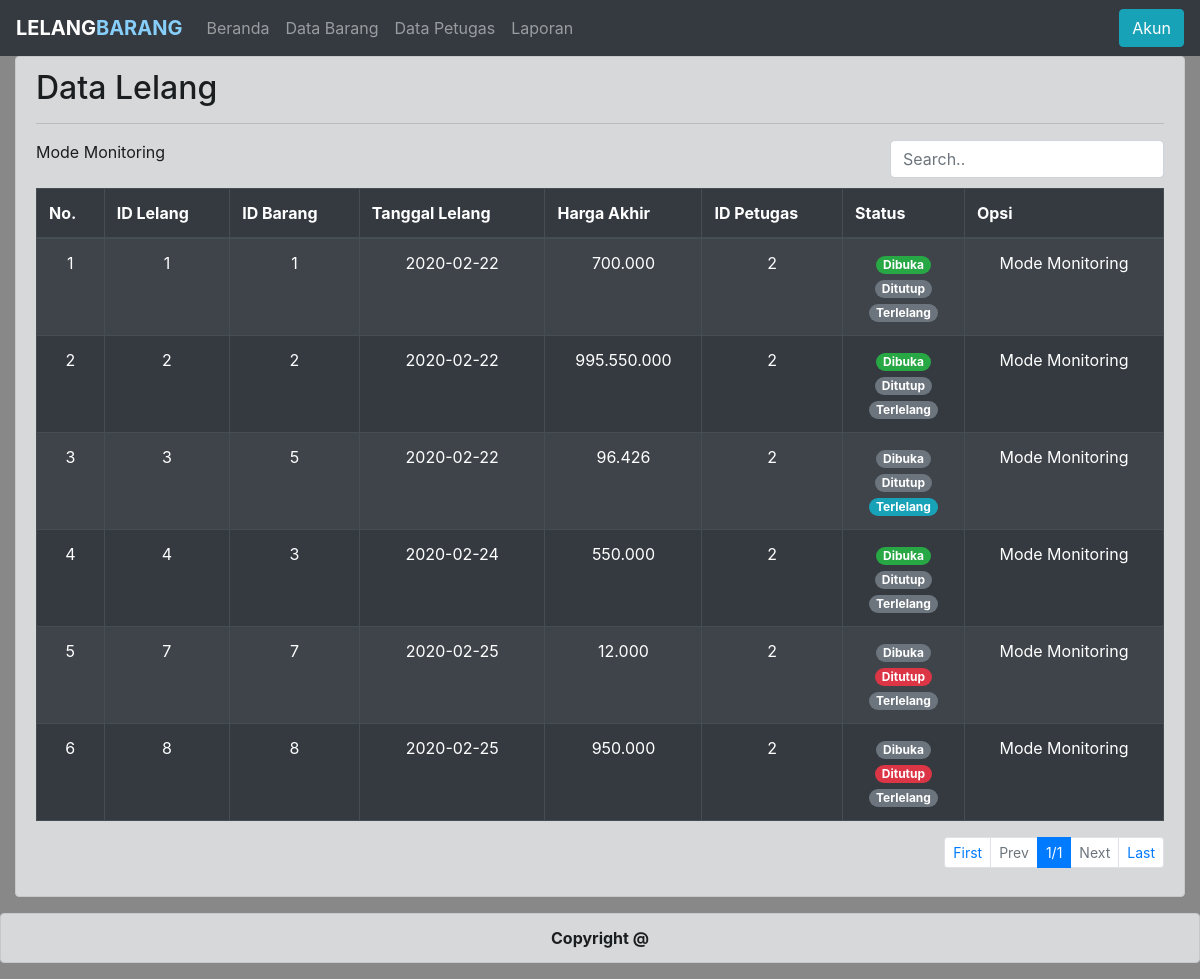
The page /petugas/index.php (signed in) on the database its author committed.
### tables this page shows
CREATE TABLE IF NOT EXISTS `tb_lelang` (
`id_lelang` int(11) NOT NULL,
  `id_barang` int(11) NOT NULL,
  `tgl_lelang` date NOT NULL,
  `harga_akhir` int(20) NOT NULL,
  `id_user` int(11) NOT NULL,
  `id_petugas` int(11) NOT NULL,
  `status` enum('dibuka','ditutup','terlelang') NOT NULL
);

### petugas/table_databarang.php (the view, shortened to what this page needs)
<div class="table-responsive">
					<table class="table table-bordered table-dark table-striped">
						<thead>
							<tr>
								<th>No.</th>
								<th>ID Lelang</th>
								<th>ID Barang</th>
								<th>Tanggal Lelang</th>
								<th>Harga Akhir</th>
								<th>ID Petugas</th>
								<th>Status</th>
								<th>Opsi</th>
							</tr>
						</thead>
						<tbody id="barang">
							<?php
								if(isset($_GET['nohal']))
								{
									$nohal=$_GET['nohal'];
								}
								else
								{
									$nohal=1;
								}
								$jumkon=20;
								$offset=($nohal-1)*$jumkon;
								$no=1;
								$sqla="SELECT * FROM tb_lelang LIMIT $offset, $jumkon";
								$querya=mysqli_query($conn,$sqla);
								while($dataa=mysqli_fetch_array($querya))
								{
							?>
							<tr class="text-center">
								<td><?php echo $no; ?></td>
								<td><?php echo $dataa['id_lelang']; ?></td>
								<td><?php echo $dataa['id_barang']; ?></td>
								<td><?php echo $dataa['tgl_lelang']; ?></td>
								<td><?php echo number_format($dataa['harga_akhir'], 0, '','.'); ?></td>
								<td><?php echo $dataa['id_petugas']; ?></td>
								<td>
									<?php
										if($level==2)
										{
											$id_lelang=$dataa['id_lelang'];
											if($dataa['status']=="dibuka")
											{
												echo '<a href="#" class="badge badge-pill badge-success">Dibuka</a><br>';
												echo '<a href="status_lelang.php?id_lelang='.$id_lelang.'&status=ditutup" class="badge badge-pill badge-secondary">Ditutup</a><br>';
												echo '<a href="status_lelang.php?id_lelang='.$id_lelang.'&status=terlelang" class="badge badge-pill badge-secondary">Terlelang</a>';
											}
											else if($dataa['status']=="terlelang")
											{
												echo '<a href="status_lelang.php?id_lelang='.$id_lelang.'&status=dibuka" class="badge badge-pill badge-secondary">Dibuka</a><br>';
												echo '<a href="status_lelang.php?id_lelang='.$id_lelang.'&status=ditutup" class="badge badge-pill badge-secondary">Ditutup</a><br>';
												echo '<a href="#" class="badge badge-pill badge-info">Terlelang</a>';
											}
											else
											{
												echo '<a href="status_lelang.php?id_lelang='.$id_lelang.'&status=dibuka" class="badge badge-pill badge-secondary">Dibuka</a><br>';
												echo '<a href="#" class="badge badge-pill badge-danger">Ditutup</a><br>';
												echo '<a href="status_lelang.php?id_lelang='.$id_lelang.'&status=terlelang" class="badge badge-pill badge-secondary">Terlelang</a>';
											}
										}
										else
										{
											if($dataa['status']=="dibuka")
											{
												echo '<span class="badge badge-pill badge-success">Dibuka</span><br>';
												echo '<span class="badge badge-pill badge-secondary">Ditutup</span><br>';
												echo '<span class="badge badge-pill badge-secondary">Terlelang</span>';
											}
											else if($dataa['status']=="terlelang")
											{
												echo '<span class="badge badge-pill badge-secondary">Dibuka</span><br>';
												echo '<span class="badge badge-pill badge-secondary">Ditutup</span><br>';
												echo '<span class="badge badge-pill badge-info">Terlelang</span>';
											}
											else
											{
												echo '<span class="badge badge-pill badge-secondary">Dibuka</span><br>';
												echo '<span class="badge badge-pill badge-danger">Ditutup</span><br>';
												echo '<span class="badge badge-pill badge-secondary">Terlelang</span>';
											}
										}
									?>
								</td>
								<td>
									<?php
										if($level!=2)
										{
											echo "Mode Monitoring";
										}
										else
										{
									?>
									<a class="badge badge-primary" href="page_lelang.php?id_lelang=<?php echo $dataa['id_lelang']; ?>&id_barang=<?php echo $dataa['id_barang']; ?>">
										Monitoring
									</a>
									<?php
										}
									?>
								</td>
							</tr>
							<?php
								$no++;
								}
							?>
						</tbody>
					</table>
				</div>

### rows shown on the page
tb_lelang: id_lelang "1", id_barang "1", tgl_lelang "2020-02-22", harga_akhir "700.000", id_petugas "2", status "Dibuka"
tb_lelang: id_lelang "2", id_barang "2", tgl_lelang "2020-02-22", harga_akhir "995.550.000", id_petugas "2", status "Dibuka"
tb_lelang: id_lelang "3", id_barang "5", tgl_lelang "2020-02-22", harga_akhir "96.426", id_petugas "2", status "Dibuka"
tb_lelang: id_lelang "4", id_barang "3", tgl_lelang "2020-02-24", harga_akhir "550.000", id_petugas "2", status "Dibuka"
tb_lelang: id_lelang "7", id_barang "7", tgl_lelang "2020-02-25", harga_akhir "12.000", id_petugas "2", status "Dibuka"
tb_lelang: id_lelang "8", id_barang "8", tgl_lelang "2020-02-25", harga_akhir "950.000", id_petugas "2", status "Dibuka"

### other values the page prints
$jumhal "1"
